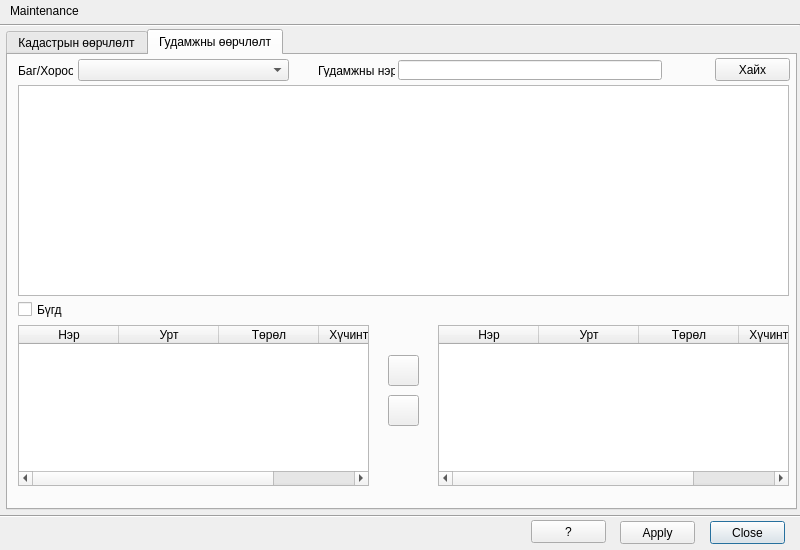
<?xml version="1.0" encoding="UTF-8"?>
<ui version="4.0">
 <class>CreateCaseDialog</class>
 <widget class="QDialog" name="CreateCaseDialog">
  <property name="geometry">
   <rect>
    <x>0</x>
    <y>0</y>
    <width>800</width>
    <height>550</height>
   </rect>
  </property>
  <property name="minimumSize">
   <size>
    <width>800</width>
    <height>550</height>
   </size>
  </property>
  <property name="maximumSize">
   <size>
    <width>800</width>
    <height>550</height>
   </size>
  </property>
  <property name="baseSize">
   <size>
    <width>335</width>
    <height>480</height>
   </size>
  </property>
  <property name="windowTitle">
   <string>Create Maintenance Case</string>
  </property>
  <widget class="Line" name="line">
   <property name="geometry">
    <rect>
     <x>0</x>
     <y>17</y>
     <width>800</width>
     <height>16</height>
    </rect>
   </property>
   <property name="orientation">
    <enum>Qt::Horizontal</enum>
   </property>
  </widget>
  <widget class="Line" name="line_2">
   <property name="geometry">
    <rect>
     <x>0</x>
     <y>508</y>
     <width>801</width>
     <height>16</height>
    </rect>
   </property>
   <property name="orientation">
    <enum>Qt::Horizontal</enum>
   </property>
  </widget>
  <widget class="QPushButton" name="close_button">
   <property name="geometry">
    <rect>
     <x>710</x>
     <y>521</y>
     <width>75</width>
     <height>23</height>
    </rect>
   </property>
   <property name="text">
    <string>Close</string>
   </property>
  </widget>
  <widget class="QPushButton" name="apply_button">
   <property name="geometry">
    <rect>
     <x>620</x>
     <y>521</y>
     <width>75</width>
     <height>23</height>
    </rect>
   </property>
   <property name="text">
    <string>Apply</string>
   </property>
  </widget>
  <widget class="QLabel" name="label_6">
   <property name="geometry">
    <rect>
     <x>10</x>
     <y>3</y>
     <width>311</width>
     <height>16</height>
    </rect>
   </property>
   <property name="text">
    <string>Maintenance</string>
   </property>
  </widget>
  <widget class="QPushButton" name="help_button">
   <property name="geometry">
    <rect>
     <x>531</x>
     <y>520</y>
     <width>75</width>
     <height>23</height>
    </rect>
   </property>
   <property name="text">
    <string>?</string>
   </property>
  </widget>
  <widget class="QLabel" name="status_label">
   <property name="geometry">
    <rect>
     <x>20</x>
     <y>530</y>
     <width>341</width>
     <height>16</height>
    </rect>
   </property>
   <property name="text">
    <string/>
   </property>
  </widget>
  <widget class="QTabWidget" name="tabWidget">
   <property name="geometry">
    <rect>
     <x>6</x>
     <y>29</y>
     <width>791</width>
     <height>481</height>
    </rect>
   </property>
   <property name="currentIndex">
    <number>1</number>
   </property>
   <widget class="QWidget" name="tab">
    <attribute name="title">
     <string>Кадастрын өөрчлөлт</string>
    </attribute>
    <widget class="QLabel" name="label_9">
     <property name="geometry">
      <rect>
       <x>570</x>
       <y>54</y>
       <width>121</width>
       <height>20</height>
      </rect>
     </property>
     <property name="text">
      <string>Completed by:</string>
     </property>
    </widget>
    <widget class="QLineEdit" name="created_by_edit">
     <property name="geometry">
      <rect>
       <x>374</x>
       <y>30</y>
       <width>190</width>
       <height>20</height>
      </rect>
     </property>
     <property name="readOnly">
      <bool>true</bool>
     </property>
    </widget>
    <widget class="QPushButton" name="delete_button">
     <property name="enabled">
      <bool>false</bool>
     </property>
     <property name="geometry">
      <rect>
       <x>298</x>
       <y>100</y>
       <width>31</width>
       <height>31</height>
      </rect>
     </property>
     <property name="text">
      <string>-</string>
     </property>
    </widget>
    <widget class="QDateEdit" name="start_date">
     <property name="geometry">
      <rect>
       <x>570</x>
       <y>29</y>
       <width>190</width>
       <height>22</height>
      </rect>
     </property>
     <property name="displayFormat">
      <string>yyyy-MM-dd</string>
     </property>
     <property name="calendarPopup">
      <bool>true</bool>
     </property>
    </widget>
    <widget class="QPushButton" name="add_button">
     <property name="enabled">
      <bool>false</bool>
     </property>
     <property name="geometry">
      <rect>
       <x>298</x>
       <y>60</y>
       <width>31</width>
       <height>31</height>
      </rect>
     </property>
     <property name="text">
      <string>+</string>
     </property>
    </widget>
    <widget class="QLabel" name="person_id_label">
     <property name="enabled">
      <bool>false</bool>
     </property>
     <property name="geometry">
      <rect>
       <x>24</x>
       <y>167</y>
       <width>101</width>
       <height>16</height>
      </rect>
     </property>
     <property name="text">
      <string>person id</string>
     </property>
    </widget>
    <widget class="QLineEdit" name="survey_date_edit">
     <property name="enabled">
      <bool>false</bool>
     </property>
     <property name="geometry">
      <rect>
       <x>374</x>
       <y>113</y>
       <width>190</width>
       <height>21</height>
      </rect>
     </property>
    </widget>
    <widget class="QLineEdit" name="completed_by_edit">
     <property name="enabled">
      <bool>false</bool>
     </property>
     <property name="geometry">
      <rect>
       <x>570</x>
       <y>70</y>
       <width>190</width>
       <height>21</height>
      </rect>
     </property>
    </widget>
    <widget class="QGroupBox" name="import_groupbox">
     <property name="enabled">
      <bool>false</bool>
     </property>
     <property name="geometry">
      <rect>
       <x>374</x>
       <y>207</y>
       <width>381</width>
       <height>101</height>
      </rect>
     </property>
     <property name="title">
      <string>Import</string>
     </property>
     <widget class="QLineEdit" name="building_shape_edit">
      <property name="geometry">
       <rect>
        <x>127</x>
        <y>62</y>
        <width>200</width>
        <height>21</height>
       </rect>
      </property>
      <property name="readOnly">
       <bool>true</bool>
      </property>
     </widget>
     <widget class="QLineEdit" name="parcel_shape_edit">
      <property name="geometry">
       <rect>
        <x>126</x>
        <y>32</y>
        <width>200</width>
        <height>21</height>
       </rect>
      </property>
      <property name="readOnly">
       <bool>true</bool>
      </property>
     </widget>
     <widget class="QLabel" name="label_3">
      <property name="geometry">
       <rect>
        <x>6</x>
        <y>64</y>
        <width>111</width>
        <height>16</height>
       </rect>
      </property>
      <property name="text">
       <string>Building Shapefile</string>
      </property>
     </widget>
     <widget class="QLabel" name="label">
      <property name="geometry">
       <rect>
        <x>8</x>
        <y>34</y>
        <width>101</width>
        <height>16</height>
       </rect>
      </property>
      <property name="text">
       <string>Parcel Shapefile</string>
      </property>
     </widget>
     <widget class="QPushButton" name="open_parcel_file_button">
      <property name="geometry">
       <rect>
        <x>330</x>
        <y>30</y>
        <width>40</width>
        <height>25</height>
       </rect>
      </property>
      <property name="text">
       <string/>
      </property>
      <property name="icon">
       <iconset resource="resources.qrc">
        <normaloff>:/plugins/lm2/open.png</normaloff>:/plugins/lm2/open.png</iconset>
      </property>
     </widget>
     <widget class="QPushButton" name="open_building_file_button">
      <property name="geometry">
       <rect>
        <x>330</x>
        <y>58</y>
        <width>40</width>
        <height>25</height>
       </rect>
      </property>
      <property name="text">
       <string/>
      </property>
      <property name="icon">
       <iconset resource="resources.qrc">
        <normaloff>:/plugins/lm2/open.png</normaloff>:/plugins/lm2/open.png</iconset>
      </property>
     </widget>
    </widget>
    <widget class="QGroupBox" name="groupBox">
     <property name="geometry">
      <rect>
       <x>374</x>
       <y>307</y>
       <width>381</width>
       <height>141</height>
      </rect>
     </property>
     <property name="title">
      <string>Summary</string>
     </property>
     <widget class="QLabel" name="label_8">
      <property name="geometry">
       <rect>
        <x>11</x>
        <y>57</y>
        <width>71</width>
        <height>16</height>
       </rect>
      </property>
      <property name="text">
       <string>Street:</string>
      </property>
     </widget>
     <widget class="QLabel" name="label_7">
      <property name="geometry">
       <rect>
        <x>11</x>
        <y>30</y>
        <width>71</width>
        <height>16</height>
       </rect>
      </property>
      <property name="text">
       <string>Khashaa:</string>
      </property>
     </widget>
     <widget class="QLabel" name="building_no_label_2">
      <property name="geometry">
       <rect>
        <x>11</x>
        <y>77</y>
        <width>141</width>
        <height>20</height>
       </rect>
      </property>
      <property name="text">
       <string>Number of Parcels:</string>
      </property>
     </widget>
     <widget class="QLabel" name="khashaa_label">
      <property name="geometry">
       <rect>
        <x>101</x>
        <y>27</y>
        <width>211</width>
        <height>20</height>
       </rect>
      </property>
      <property name="text">
       <string/>
      </property>
     </widget>
     <widget class="QLabel" name="parcel_count_label">
      <property name="geometry">
       <rect>
        <x>161</x>
        <y>77</y>
        <width>51</width>
        <height>20</height>
       </rect>
      </property>
      <property name="text">
       <string/>
      </property>
     </widget>
     <widget class="QLabel" name="street_label">
      <property name="geometry">
       <rect>
        <x>101</x>
        <y>54</y>
        <width>211</width>
        <height>20</height>
       </rect>
      </property>
      <property name="text">
       <string/>
      </property>
     </widget>
     <widget class="QLabel" name="building_count_label">
      <property name="geometry">
       <rect>
        <x>161</x>
        <y>107</y>
        <width>51</width>
        <height>20</height>
       </rect>
      </property>
      <property name="text">
       <string/>
      </property>
     </widget>
     <widget class="QLabel" name="khashaa_address_label_2">
      <property name="geometry">
       <rect>
        <x>11</x>
        <y>107</y>
        <width>141</width>
        <height>20</height>
       </rect>
      </property>
      <property name="text">
       <string>Number of Buildings:</string>
      </property>
     </widget>
    </widget>
    <widget class="QLabel" name="label_4">
     <property name="geometry">
      <rect>
       <x>374</x>
       <y>12</y>
       <width>101</width>
       <height>16</height>
      </rect>
     </property>
     <property name="text">
      <string>User:</string>
     </property>
    </widget>
    <widget class="QTreeWidget" name="result_twidget">
     <property name="geometry">
      <rect>
       <x>14</x>
       <y>217</y>
       <width>331</width>
       <height>231</height>
      </rect>
     </property>
     <property name="verticalScrollBarPolicy">
      <enum>Qt::ScrollBarAlwaysOn</enum>
     </property>
     <attribute name="headerDefaultSectionSize">
      <number>100</number>
     </attribute>
     <column>
      <property name="text">
       <string>Maintenance Case Objects</string>
      </property>
     </column>
    </widget>
    <widget class="QCheckBox" name="connect_app_checkbox">
     <property name="geometry">
      <rect>
       <x>14</x>
       <y>0</y>
       <width>281</width>
       <height>17</height>
      </rect>
     </property>
     <property name="text">
      <string>Is application to connect</string>
     </property>
    </widget>
    <widget class="QLineEdit" name="surveyed_by_land_office_edit">
     <property name="enabled">
      <bool>false</bool>
     </property>
     <property name="geometry">
      <rect>
       <x>374</x>
       <y>157</y>
       <width>190</width>
       <height>21</height>
      </rect>
     </property>
    </widget>
    <widget class="QTableWidget" name="applications_twidget">
     <property name="enabled">
      <bool>false</bool>
     </property>
     <property name="geometry">
      <rect>
       <x>14</x>
       <y>21</y>
       <width>280</width>
       <height>141</height>
      </rect>
     </property>
     <attribute name="horizontalHeaderDefaultSectionSize">
      <number>262</number>
     </attribute>
     <column>
      <property name="text">
       <string>Applications</string>
      </property>
     </column>
    </widget>
    <widget class="QLineEdit" name="completion_date_edit">
     <property name="enabled">
      <bool>false</bool>
     </property>
     <property name="geometry">
      <rect>
       <x>374</x>
       <y>70</y>
       <width>190</width>
       <height>21</height>
      </rect>
     </property>
    </widget>
    <widget class="QLabel" name="label_11">
     <property name="geometry">
      <rect>
       <x>570</x>
       <y>137</y>
       <width>141</width>
       <height>20</height>
      </rect>
     </property>
     <property name="text">
      <string>Surveyed by surveyor:</string>
     </property>
    </widget>
    <widget class="QLabel" name="label_12">
     <property name="geometry">
      <rect>
       <x>374</x>
       <y>139</y>
       <width>161</width>
       <height>20</height>
      </rect>
     </property>
     <property name="text">
      <string>Surveyed by land office:</string>
     </property>
    </widget>
    <widget class="QLabel" name="label_10">
     <property name="geometry">
      <rect>
       <x>374</x>
       <y>96</y>
       <width>121</width>
       <height>20</height>
      </rect>
     </property>
     <property name="text">
      <string>Survey date:</string>
     </property>
    </widget>
    <widget class="QLabel" name="label_2">
     <property name="geometry">
      <rect>
       <x>570</x>
       <y>12</y>
       <width>101</width>
       <height>20</height>
      </rect>
     </property>
     <property name="text">
      <string>Creation Date:</string>
     </property>
    </widget>
    <widget class="QLabel" name="label_5">
     <property name="geometry">
      <rect>
       <x>374</x>
       <y>54</y>
       <width>121</width>
       <height>20</height>
      </rect>
     </property>
     <property name="text">
      <string>Completion date:</string>
     </property>
    </widget>
    <widget class="QLineEdit" name="app_person_id">
     <property name="enabled">
      <bool>false</bool>
     </property>
     <property name="geometry">
      <rect>
       <x>24</x>
       <y>185</y>
       <width>190</width>
       <height>20</height>
      </rect>
     </property>
     <property name="dragEnabled">
      <bool>false</bool>
     </property>
     <property name="readOnly">
      <bool>false</bool>
     </property>
    </widget>
    <widget class="QLineEdit" name="surveyed_by_surveyor_edit">
     <property name="enabled">
      <bool>false</bool>
     </property>
     <property name="geometry">
      <rect>
       <x>570</x>
       <y>157</y>
       <width>190</width>
       <height>21</height>
      </rect>
     </property>
    </widget>
   </widget>
   <widget class="QWidget" name="tab_2">
    <attribute name="title">
     <string>Гудамжны өөрчлөлт</string>
    </attribute>
    <widget class="QPushButton" name="street_find_button">
     <property name="geometry">
      <rect>
       <x>707</x>
       <y>3</y>
       <width>75</width>
       <height>23</height>
      </rect>
     </property>
     <property name="text">
      <string>Хайх</string>
     </property>
    </widget>
    <widget class="QTableWidget" name="touches_road_twidget">
     <property name="geometry">
      <rect>
       <x>10</x>
       <y>270</y>
       <width>351</width>
       <height>161</height>
      </rect>
     </property>
     <column>
      <property name="text">
       <string>Нэр</string>
      </property>
     </column>
     <column>
      <property name="text">
       <string>Урт</string>
      </property>
     </column>
     <column>
      <property name="text">
       <string>Төрөл</string>
      </property>
     </column>
     <column>
      <property name="text">
       <string>Хүчинтэй эсэх</string>
      </property>
     </column>
    </widget>
    <widget class="QPushButton" name="join_road_button">
     <property name="geometry">
      <rect>
       <x>380</x>
       <y>300</y>
       <width>31</width>
       <height>31</height>
      </rect>
     </property>
     <property name="text">
      <string/>
     </property>
     <property name="icon">
      <iconset resource="resources.qrc">
       <normaloff>:/plugins/lm2/double_right_button.png</normaloff>:/plugins/lm2/double_right_button.png</iconset>
     </property>
    </widget>
    <widget class="QPushButton" name="remove_road_button">
     <property name="geometry">
      <rect>
       <x>380</x>
       <y>340</y>
       <width>31</width>
       <height>31</height>
      </rect>
     </property>
     <property name="text">
      <string/>
     </property>
     <property name="icon">
      <iconset resource="resources.qrc">
       <normaloff>:/plugins/lm2/double_left_button.png</normaloff>:/plugins/lm2/double_left_button.png</iconset>
     </property>
    </widget>
    <widget class="QTableWidget" name="joined_road_twidget">
     <property name="geometry">
      <rect>
       <x>430</x>
       <y>270</y>
       <width>351</width>
       <height>161</height>
      </rect>
     </property>
     <column>
      <property name="text">
       <string>Нэр</string>
      </property>
     </column>
     <column>
      <property name="text">
       <string>Урт</string>
      </property>
     </column>
     <column>
      <property name="text">
       <string>Төрөл</string>
      </property>
     </column>
     <column>
      <property name="text">
       <string>Хүчинтэй эсэх</string>
      </property>
     </column>
    </widget>
    <widget class="QCheckBox" name="all_road_chbox">
     <property name="geometry">
      <rect>
       <x>10</x>
       <y>246</y>
       <width>121</width>
       <height>17</height>
      </rect>
     </property>
     <property name="text">
      <string>Бүгд</string>
     </property>
    </widget>
    <widget class="QTreeWidget" name="street_treewidget">
     <property name="geometry">
      <rect>
       <x>10</x>
       <y>30</y>
       <width>771</width>
       <height>211</height>
      </rect>
     </property>
     <property name="headerHidden">
      <bool>true</bool>
     </property>
     <attribute name="headerVisible">
      <bool>false</bool>
     </attribute>
     <attribute name="headerDefaultSectionSize">
      <number>50</number>
     </attribute>
     <attribute name="headerStretchLastSection">
      <bool>false</bool>
     </attribute>
     <column>
      <property name="text">
       <string>New Column</string>
      </property>
     </column>
     <column>
      <property name="text">
       <string>New Column</string>
      </property>
     </column>
     <column>
      <property name="text">
       <string>New Column</string>
      </property>
     </column>
     <column>
      <property name="text">
       <string>New Column</string>
      </property>
     </column>
     <column>
      <property name="text">
       <string>New Column</string>
      </property>
     </column>
     <column>
      <property name="text">
       <string>New Column</string>
      </property>
     </column>
    </widget>
    <widget class="QLabel" name="label_13">
     <property name="geometry">
      <rect>
       <x>10</x>
       <y>9</y>
       <width>55</width>
       <height>13</height>
      </rect>
     </property>
     <property name="text">
      <string>Баг/Хороо:</string>
     </property>
    </widget>
    <widget class="QComboBox" name="comboBox">
     <property name="geometry">
      <rect>
       <x>70</x>
       <y>4</y>
       <width>211</width>
       <height>22</height>
      </rect>
     </property>
    </widget>
    <widget class="QLabel" name="label_14">
     <property name="geometry">
      <rect>
       <x>310</x>
       <y>9</y>
       <width>77</width>
       <height>13</height>
      </rect>
     </property>
     <property name="text">
      <string>Гудамжны нэр:</string>
     </property>
    </widget>
    <widget class="QLineEdit" name="lineEdit">
     <property name="geometry">
      <rect>
       <x>390</x>
       <y>5</y>
       <width>264</width>
       <height>20</height>
      </rect>
     </property>
    </widget>
   </widget>
  </widget>
 </widget>
 <tabstops>
  <tabstop>apply_button</tabstop>
  <tabstop>close_button</tabstop>
 </tabstops>
 <resources>
  <include location="resources.qrc"/>
 </resources>
 <connections/>
</ui>
